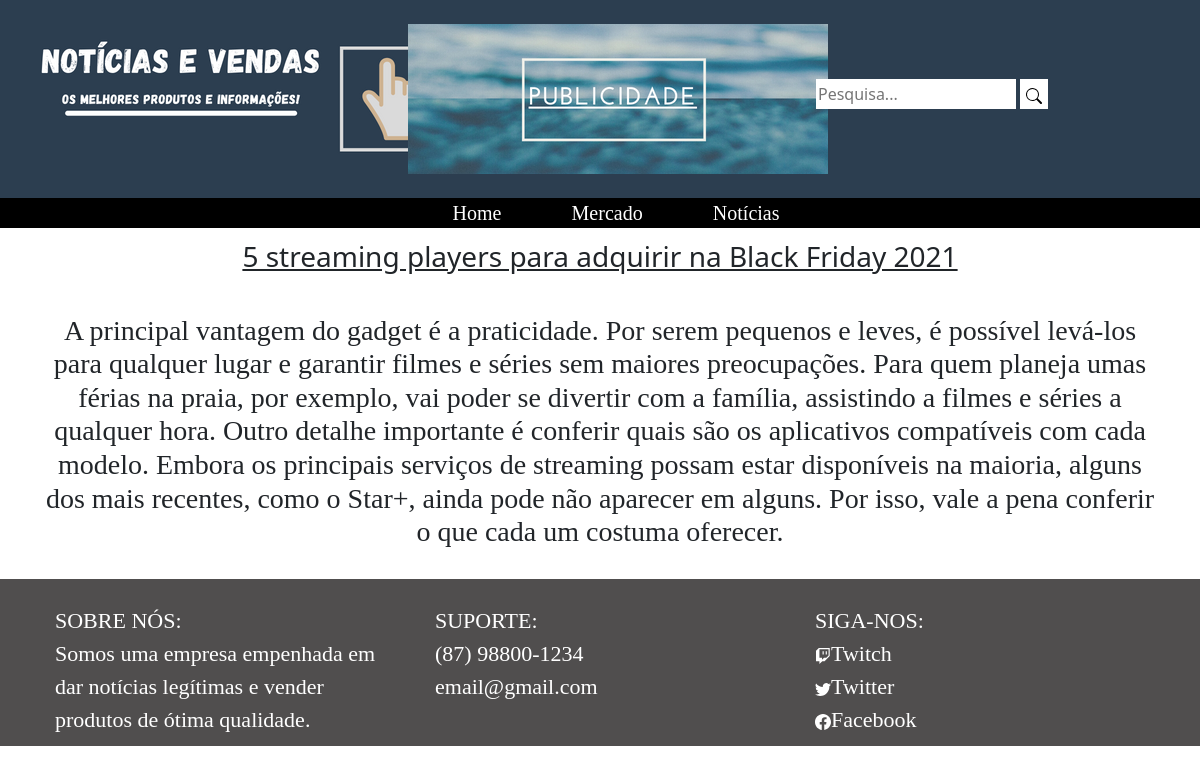
The app's page /view/noti.php?id_noticia=3 with its own data.
### tables this page shows
CREATE TABLE `tb_noticias` (
  `idnoticia` int(11) NOT NULL AUTO_INCREMENT,
  `titulo` varchar(256) NOT NULL,
  `desnoticia` varchar(2500) NOT NULL,
  `imagem` mediumblob NOT NULL,
  `dtcadastro` timestamp NOT NULL DEFAULT CURRENT_TIMESTAMP,
  PRIMARY KEY (`idnoticia`)
);

### view/noti.php (the view, shortened to what this page needs)
<?php
    require_once("../inc/conexao.php");
    $id_noticias = $_GET['id_noticia'];
    $results_noticias = "SELECT * FROM tb_noticias WHERE idnoticia='$id_noticias'";
    $stmt = $con->prepare($results_noticias);
    $stmt->execute();
    $row_noticias = $stmt->fetch(PDO::FETCH_ASSOC);
?>
      <section>
            <div class="container" id="pronot">
                <h3><?php echo $row_noticias['titulo']; ?></h3>
            </div>
            <div class="container" id="pronot1">
                <h3><?php echo $row_noticias['desnoticia']; ?></h3>
            </div>
        </section>

### css/style.css (style rules this page uses)
html, body { margin: 0; padding: 0; box-sizing: border-box; }
img { display: inline-flex; }
header { width: 100%; height: 200px; background-color: #2C3E50; position: relative; }
header .container { display: inline; }
#logo { margin-left: 40px; }
#search { display: flex; margin-top: 55px; }
#searchLine { width: 200px; height: 30px; border: none; }
#searchButton { height: 30px; background: white; border: none; }
#menu { text-align: center; color: rgb(255, 255, 255); background-color: black; height: 30px; width: 100%; }
#menu li { display: inline; margin: 8px; }
#menu li a { text-decoration: none; color: #fff; font-size: 20px; font-family: "Open_Sans"; padding: 10px 25px; }
footer { background-color: rgb(80, 78, 78); width: 100%; margin-top: 20px; }
footer .container .row .col-md-4 { text-decoration: none; color: white; font-size: 22px; font-family: "Open_Sans"; padding: 10px 25px; text-align: left; margin-top: 15px; }

### css/styleprodnot.css (style rules this page uses)
#pronot { margin-top: 40px; text-align: center; text-decoration: underline; margin-bottom: 30px; }
#pronot1 { margin-top: 40px; text-align: center; font-family: Open_Sans; margin-bottom: 30px; }

### records on screen
tb_noticias: titulo "5 streaming players para adquirir na Black Friday 2021", desnoticia "A principal vantagem do gadget é a praticidade. Por serem pequenos e leves, é possível levá-los para qualquer lugar e garantir filmes e séries sem maiores preocupações. Para quem planeja umas férias na praia, por exemplo, vai poder se divertir com a família, assistindo a filmes e séries a qualquer hora. Outro detalhe importante é conferir quais são os aplicativos compatíveis com cada modelo. Embora os principais serviços de streaming possam estar disponíveis na maioria, alguns dos mais recentes, como o Star+, ainda pode não aparecer em alguns. Por isso, vale a pena conferir o que cada um costuma oferecer."
